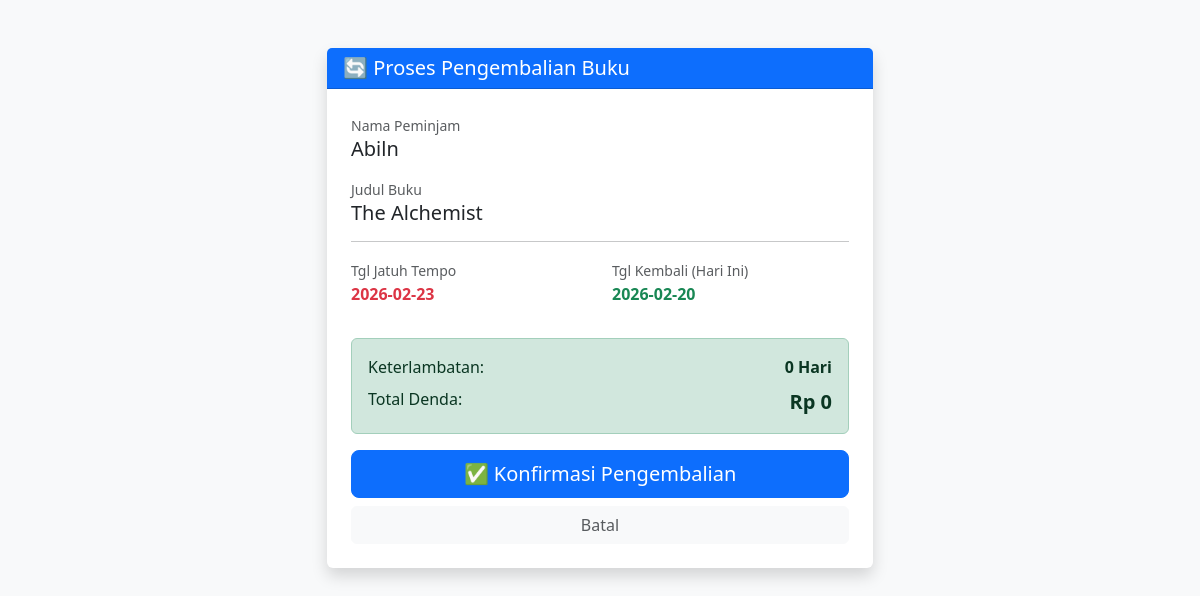
/pages/admin/transaksi/pengembalian.php?id=4 (signed in), run on the app's committed database.
### tables this page shows
CREATE TABLE `peminjaman` (
  `id_peminjaman` int(11) NOT NULL,
  `kode_transaksi` varchar(20) NOT NULL,
  `id_user` int(11) NOT NULL,
  `id_buku` int(11) NOT NULL,
  `tgl_pengajuan` date NOT NULL,
  `tgl_pinjam` date DEFAULT NULL,
  `tgl_jatuh_tempo` date DEFAULT NULL,
  `tgl_kembali` date DEFAULT NULL,
  `denda` int(11) DEFAULT 0,
  `status_peminjaman` enum('diajukan','dipinjam','kembali','ditolak') DEFAULT 'diajukan',
  `keterangan` text DEFAULT NULL
);

CREATE TABLE `users` (
  `id_user` int(11) NOT NULL,
  `nomor_identitas` varchar(20) NOT NULL,
  `nama_lengkap` varchar(100) NOT NULL,
  `email` varchar(100) DEFAULT NULL,
  `password` varchar(255) NOT NULL,
  `role` enum('admin','anggota') NOT NULL,
  `status` enum('aktif','nonaktif') DEFAULT 'aktif',
  `created_at` timestamp NOT NULL DEFAULT current_timestamp()
);

CREATE TABLE `buku` (
  `id_buku` int(11) NOT NULL,
  `kode_buku` varchar(20) NOT NULL,
  `judul_buku` varchar(200) NOT NULL,
  `penulis` varchar(100) DEFAULT NULL,
  `penerbit` varchar(100) DEFAULT NULL,
  `id_kategori` int(11) DEFAULT NULL,
  `tahun_terbit` year(4) DEFAULT NULL,
  `stok_total` int(11) NOT NULL DEFAULT 0,
  `stok_tersedia` int(11) NOT NULL DEFAULT 0,
  `status_buku` enum('tersedia','rusak','hilang') DEFAULT 'tersedia',
  `gambar` varchar(255) DEFAULT 'default.jpg',
  `created_at` timestamp NOT NULL DEFAULT current_timestamp()
);

### pages/admin/transaksi/pengembalian.php (the view, shortened to what this page needs)
<?php
include '../../../config/koneksi.php';
$id_peminjaman = $_GET['id'];
$query = mysqli_query($koneksi, "
    SELECT p.*, u.nama_lengkap, b.judul_buku
    FROM peminjaman p
    JOIN users u ON p.id_user = u.id_user
    JOIN buku b ON p.id_buku = b.id_buku
    WHERE p.id_peminjaman = '$id_peminjaman'
");
$data = mysqli_fetch_assoc($query);
$tgl_jatuh_tempo = $data['tgl_jatuh_tempo'];
$tgl_kembali_aktual = date('Y-m-d');
$selisih = strtotime($tgl_kembali_aktual) - strtotime($tgl_jatuh_tempo);
$jarak_hari = floor($selisih / (60 * 60 * 24));
if ($jarak_hari > 0) {
    $terlambat = $jarak_hari;
    $denda = $terlambat * 1000;
} else {
    $terlambat = 0;
    $denda = 0;
}
?>
<!DOCTYPE html>
<html lang="id">
<head>
    <link href="https://cdn.jsdelivr.net/npm/bootstrap@5.3.0/dist/css/bootstrap.min.css" rel="stylesheet">
</head>
<body class="bg-light">
<div class="container mt-5">
    <div class="row justify-content-center">
        <div class="col-md-6">
            <div class="card shadow border-0">
                <div class="card-header bg-primary text-white">
                    <h5 class="mb-0">🔄 Proses Pengembalian Buku</h5>
                </div>
                <div class="card-body p-4">
                    <form action="proses_pengembalian.php" method="POST">
                        <div class="mb-3">
                            <label class="text-muted small">Nama Peminjam</label>
                            <h5><?= $data['nama_lengkap']; ?></h5>
                        </div>
                        <div class="mb-3">
                            <label class="text-muted small">Judul Buku</label>
                            <h5><?= $data['judul_buku']; ?></h5>
                        </div>
                        <hr>
                        <div class="row mb-3">
                            <div class="col-6">
                                <label class="text-muted small">Tgl Jatuh Tempo</label>
                                <p class="fw-bold text-danger"><?= $data['tgl_jatuh_tempo']; ?></p>
                            </div>
                            <div class="col-6">
                                <label class="text-muted small">Tgl Kembali (Hari Ini)</label>
                                <p class="fw-bold text-success"><?= $tgl_kembali_aktual; ?></p>
                            </div>
                        </div>
                        <div class="alert <?= ($terlambat > 0) ? 'alert-danger' : 'alert-success'; ?>">
                            <div class="d-flex justify-content-between">
                                <span>Keterlambatan:</span>
                                <strong><?= $terlambat; ?> Hari</strong>
                            </div>
                            <div class="d-flex justify-content-between mt-2">
                                <span>Total Denda:</span>
                                <strong class="fs-5">Rp <?= number_format($denda, 0, ',', '.'); ?></strong>
                            </div>
                        </div>
                        <div class="d-grid gap-2">
                            <button type="submit" name="simpan" class="btn btn-primary btn-lg">
                                ✅ Konfirmasi Pengembalian
                            </button>
                            <a href="index.php" class="btn btn-light text-muted">Batal</a>
                        </div>
                    </form>
                </div>
            </div>
        </div>
    </div>
</div>
</body>
</html>

### data on the page
peminjaman: id_user.nama_lengkap "Abiln", id_buku.judul_buku "The Alchemist", tgl_jatuh_tempo "2026-02-23", tgl_jatuh_tempo "0"
